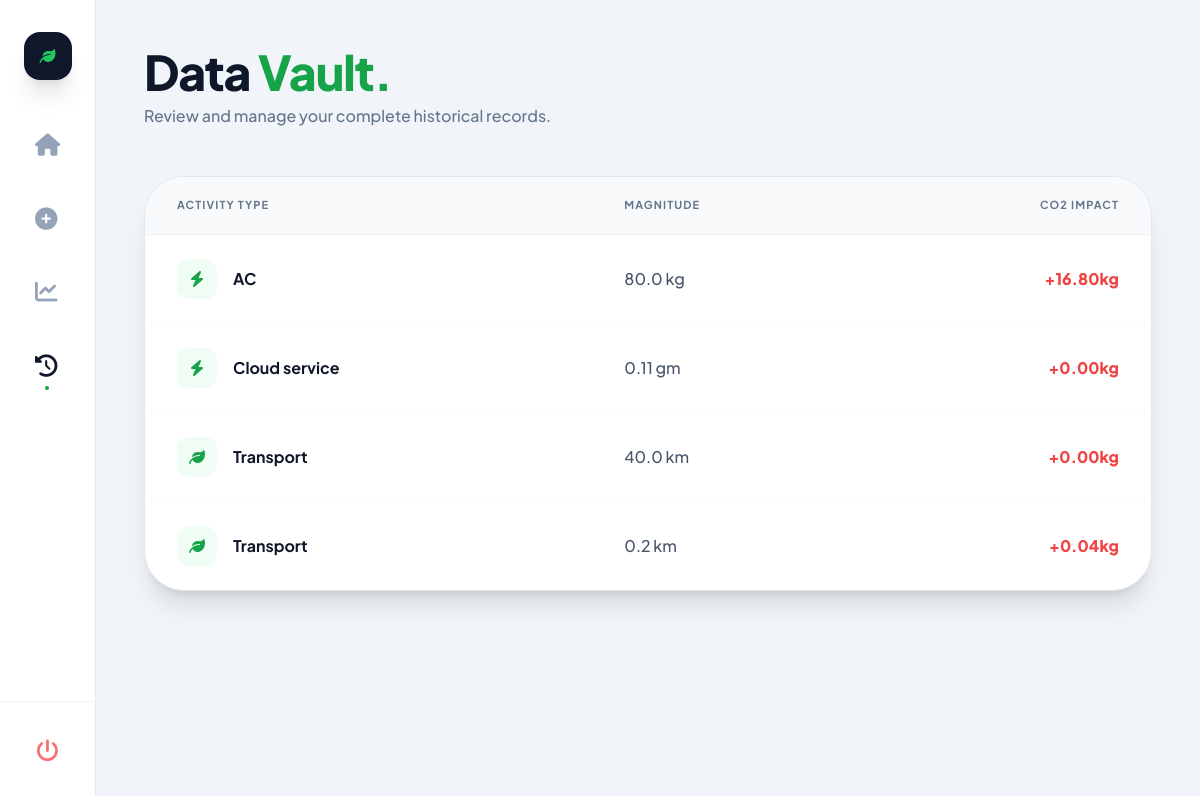
Page /history/ (signed in) on the committed database.
### core/models.py (models this page shows, shortened)
class CarbonEntry(models.Model):
    user = models.ForeignKey(User, on_delete=models.CASCADE)
    category = models.ForeignKey(Category, on_delete=models.CASCADE)
    value = models.FloatField(verbose_name="Quantity Used") # Users enter '5' here
    co2_total = models.FloatField(editable=False) # Code calculates the result here
    created_at = models.DateTimeField(auto_now_add=True)

class Category(models.Model):
    name = models.CharField(max_length=100)
    unit = models.CharField(max_length=20, default='units') # e.g., 'km' or 'hours'
    co2_per_unit = models.FloatField(
        default=0.0,
        help_text="kg of CO2 emitted per 1 unit"
    )
    icon_code = models.CharField(max_length=50, default='bolt')
    class Meta:
        verbose_name_plural = "Categories"

### core/views.py (the view)
# urls.py: path('history/', views.history, name='history'),
@login_required
def history(request):
    entries = CarbonEntry.objects.filter(user=request.user).order_by('-created_at')
    return render(request, 'core/history.html', {'entries': entries})

### core/templates/core/history.html
{% extends 'core/base.html' %}
{% block content %}
<header class="mb-12">
    <h1 class="text-5xl font-[800] text-slate-900 tracking-tight">Data <span class="text-green-600">Vault.</span></h1>
    <p class="text-slate-500 mt-2 font-medium">Review and manage your complete historical records.</p>
</header>
<div class="bg-white rounded-[2.5rem] border border-slate-200 shadow-xl overflow-hidden">
    <table class="w-full text-left">
        <thead class="bg-slate-50 text-slate-500 text-[11px] font-bold uppercase tracking-widest">
            <tr>
                <th class="px-8 py-5 border-b border-slate-100">Activity Type</th>
                <th class="px-8 py-5 border-b border-slate-100">Magnitude</th>
                <th class="px-8 py-5 border-b border-slate-100 text-right">CO2 Impact</th>
            </tr>
        </thead>
        <tbody class="divide-y divide-slate-50">
            {% for entry in entries %}
            <tr class="hover:bg-slate-50/50 transition duration-200">
                <td class="px-8 py-6">
                    <div class="flex items-center gap-4">
                        <div class="w-10 h-10 rounded-xl bg-green-50 text-green-600 flex items-center justify-center">
                            <i class="fa-solid fa-{{ entry.category.icon_code|default:'leaf' }}"></i>
                        </div>
                        <span class="font-bold text-slate-900">{{ entry.category.name }}</span>
                    </div>
                </td>
                <td class="px-8 py-6 text-slate-600 font-medium">{{ entry.value }} {{ entry.category.unit }}</td>
                <td class="px-8 py-6 text-right font-black text-red-500">+{{ entry.co2_total|floatformat:2 }}kg</td>
            </tr>
            {% endfor %}
        </tbody>
    </table>
</div>
{% endblock %}

### core/templates/core/base.html (style rules this page uses)
body { font-family: 'Plus Jakarta Sans', sans-serif; background-color: #f1f5f9; color: #0f172a; scroll-behavior: smooth; }

### rows in the picture
CarbonEntry: category.name "AC", value "80.0", category.unit "kg", co2_total "16.80"
CarbonEntry: category.name "Cloud service", value "0.11", category.unit "gm", co2_total "0.00"
CarbonEntry: category.name "Transport", value "40.0", category.unit "km", co2_total "0.00"
CarbonEntry: category.name "Transport", value "0.2", category.unit "km", co2_total "0.04"
